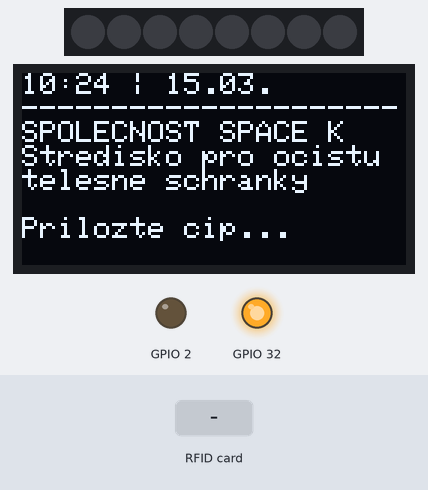
Recording of a sketch running on a simulated ESP32. Parts: 8 RGB LEDs in strip order, left to right, 128×64 one-colour display, output pins drawn as LEDs (lit = HIGH). Inputs (shaded band) come from the test bench. Dim RGB values are drawn brighter than linear; the local clock reads 2024-03-15 10:24:30 at power-on unless the sketch sets it; storage starts empty; what the sketch prints to the serial monitor is not drawn.

Above: at 1.9 s.
2.0 s: RFID card 5E 7A 19 C4 held to the reader
At 2.44 s:
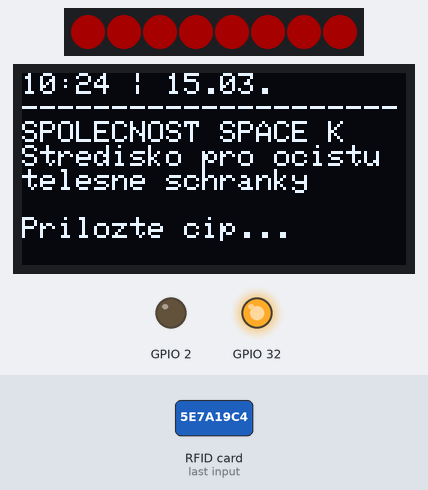
At 3.4 s:
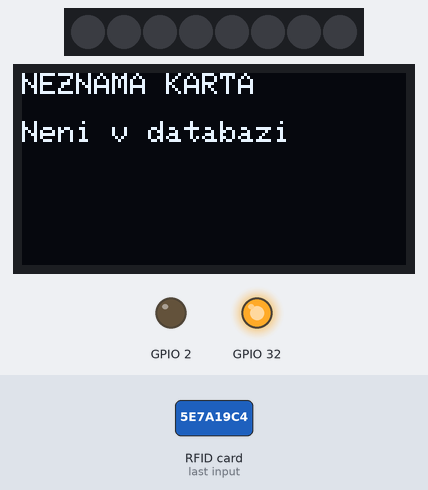
4.1 s: RFID card 5E 7A 19 C4 held to the reader
At 4.51 s:
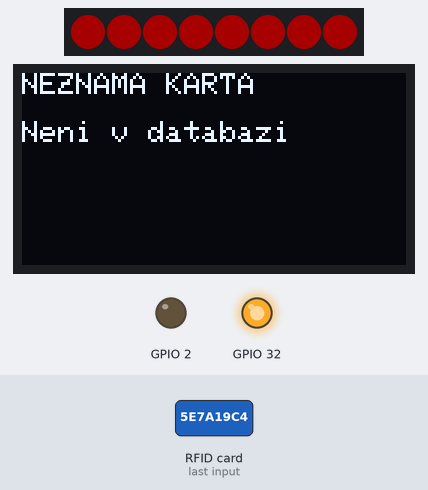
Timing chart, 0 to 7.1 s (numbered marks = the images above; inputs shaded):
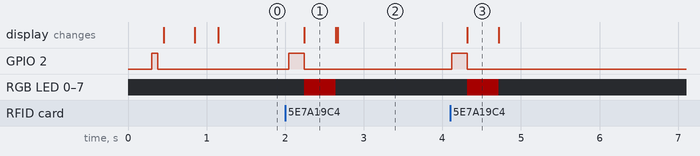

The sketch:

ReKon.ino
```cpp
#include "ReaderCore.h"

unsigned long customScreenShowTime = 0;
bool customScreenActive = false;

void setup() {
    ReaderCore.begin("KONIRNA", "Tabor-Konirna", "tajneheslo");
}

void loop() {
    ReaderCore.update();

    // 1. ZPRACOVÁNÍ RFID KARTY
    if (ReaderCore.isCardPresent()) {
        String uid = ReaderCore.readCardUID();
        UserData user = ReaderCore.findUserByUid(uid);

        if (ReaderCore.getState() == STATE_PORUCHA) {
            // REŽIM PORUCHA -> Zobrazení nápovědy k Sudoku
            if (user.isFound) {
                ReaderCore.beep(60);
                String hint = ReaderCore.getSudokuHint(user.id);
                ReaderCore.setCurrentMessage(user.firstNameAscii + ":\n" + hint);
                ReaderCore.logAction(uid, "SUDOKU_HINT", hint);
            } else {
                ReaderCore.playError();
                ReaderCore.setCurrentMessage("NEZNAMY CIP\n" + uid);
            }
            customScreenShowTime = millis();
            customScreenActive = true;
        } else {
            // REŽIM NORMAL -> Personalizovaná šablona
            if (user.isFound) {
                ReaderCore.playSuccess();
                String screenText = ReaderCore.parseUserTemplate(user);
                ReaderCore.setCurrentMessage(screenText);
                ReaderCore.logAction(uid, "BEZNY_SCAN", user.role);
            } else {
                ReaderCore.playError();
                ReaderCore.setCurrentMessage("NEZNAMA KARTA\n\nNeni v databazi");
            }
            customScreenShowTime = millis();
            customScreenActive = true;
        }
        ReaderCore.haltCard();
    }

    // 2. AUTOMATICKÉ VYPRŠENÍ OBRAZOVKY PO 5 SEKUNDÁCH (PRO PORUCHU I NORMAL)
    if (customScreenActive && (millis() - customScreenShowTime > 5000)) {
        customScreenActive = false;
        if (ReaderCore.getState() == STATE_PORUCHA) {
            ReaderCore.setCurrentMessage("Prilozte kartu...");
        }
    }

    // 3. OBNOVA KLIDOVÉ OBRAZOVKY V REŽIMU NORMAL
    if (!customScreenActive && ReaderCore.getState() == STATE_NORMAL) {
        static unsigned long lastIdleUpdate = 0;
        if (millis() - lastIdleUpdate > 1000) {
            lastIdleUpdate = millis();

            String timeStr = ReaderCore.getCurrentTime();
            String datum = timeStr.substring(8, 10) + "." + timeStr.substring(5, 7) + ".";
            String cas = timeStr.substring(11, 16);

            String idleMsg = cas + " | " + datum + "\n";
            idleMsg += "---------------------\n";
            idleMsg += "SPOLECNOST SPACE K\n";
            idleMsg += "Stredisko pro ocistu\n";
            idleMsg += "telesne schranky\n\n";
            idleMsg += "Prilozte cip...";

            ReaderCore.setCurrentMessage(idleMsg);
        }
    }
}
```

Measured:
- after the input at 2.0 s, GPIO 2: LOW → HIGH at once, → LOW 0.20 s later; RGB LED 0–7: off → RGB(40, 0, 0) after 0.24 s, → off 0.40 s later
- after the input at 4.1 s, GPIO 2: LOW → HIGH at once, → LOW 0.20 s later
- what the display in image 1 shows lasts 0.4 s, from 2.2 s to 2.6 s
